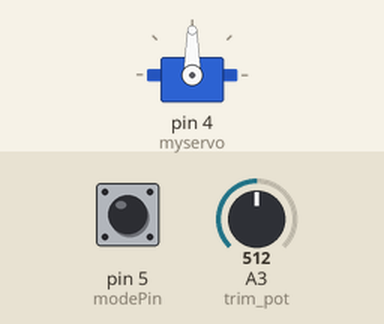
Simulated run of this sketch. Board: Arduino Uno, built with avr-gcc and run on an emulated ATmega328P. Shown: servo. Inputs (shaded band) come from the test bench; at power-on: pin 5 (modePin) HIGH, A3 (trim_pot) = 512. What the sketch prints to the serial monitor is not drawn.

Above: at 1.2 s.
1.3 s: pin 5 (modePin) pulled LOW for 0.15 s
At 1.8 s:
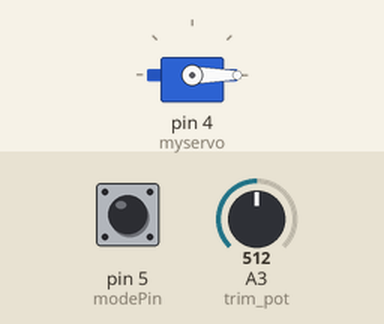
Timing chart, 0 to 4.3 s (numbered marks = the images above; inputs shaded):
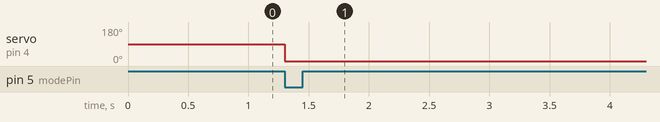

Measured:
- after the input at 1.3 s, servo on pin 4 (myservo): 90° → 0° at once

The sketch:

slave_code_servo.ino
```cpp
/********************************************************************************************************
      SPECULUM VITAE MARK II
      KAPTA INDUSTRIES LTD.

      this code is for the slave arduino
      it recieves a pot value from the master arduino and uses it for stepper motor control

      written by:  Scott Henwood
                   Andrew Henwood
***********************************************************************************************************/


#include <Wire.h>                            // includes the wire library
#include<stdio.h>
#include<Servo.h>
Servo myservo;


 const int modePin=5;
 const int trim_pot=A3;

int angle,servang;
int trim_p,trim_v;


void setup() {


  Wire.begin(6);                             // join i2c bus with address #8(must be same adress assigned on master)
  Wire.onReceive(receiveEvent);              // call function and recieve when arduino detects and i2c message
  Serial.begin(115200);                      // start serial for output
  myservo.attach(4);                         // attach servo to pin 4
  delay(15);
  pinMode(modePin,INPUT_PULLUP);
  pinMode(trim_pot,INPUT);
  //angle=360;


}

void loop() {

trim_p=analogRead(trim_pot);          // maps trim pot to a value between 180-600
trim_v=map(trim_p,0,1023,180,600);
  if(digitalRead(modePin)==HIGH)      // if true disable servo motor for recording
{
  myservo.detach();
  Serial.println ("recording");
}

  else
  {
    myservo.attach(4);                // re-attach servo if true
    Serial.print("running       ");
    Serial.print(angle);
    Serial.print("    ");


    servang=map(angle-100,0,1023,0,trim_v);   // map recieved value using trim pot value to account for error
    Serial.print(servang);
    Serial.print("\n");
    myservo.write(servang);                   // write angle to servo


  }

}

                                              // function that executes whenever data is received from master
                                              // this function is registered as an event, see setup()
void receiveEvent(int howMany) {
    unsigned short value;                     // creates the same 16 bit integer to store the recieved data that was sent from master
    byte* x = (byte*)&value;                  // splits value into two bytes x= bits 0-7 x+1= bits 8-15
    *x = Wire.read();                         // receive byte x (lower half of int 'value')
    *(x+1) = Wire.read();                     // recieve byte x+1 (upper half of int 'value')
    angle=value;                              // makes angle equal to recieved int 'value'


}
```
